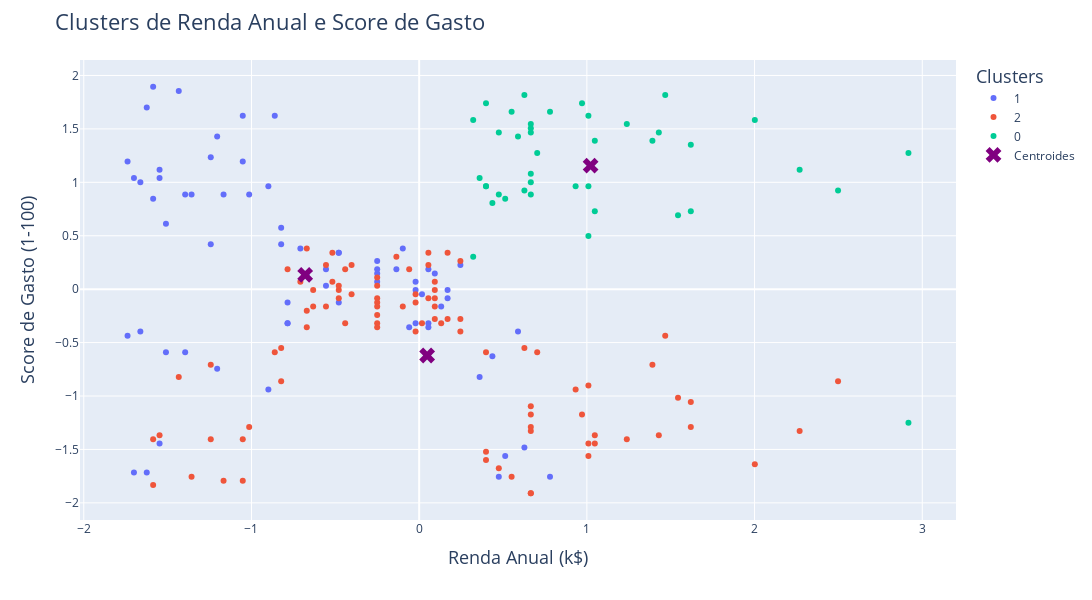

Write notebook code for a chart like this one.
### Markdown cell above
### Primeiro Gráfico: Renda Anual X Score

### Code cell
clusters_df = pd.DataFrame({ # Criar DataFrame para visualização dos clusters
    'Renda Anual': df_padronizado['Annual_Income'], # Pega uma coluna padronizada, no caso, a renda anual
    'Score de Gasto': df_padronizado['Spending_Score'], # Pega outra coluna padronizada, no caso, o score de gasto
    'cluster': labels.astype(str) # Converte os labels para string para estarem presentes na legenda do gráfico
})

fig = px.scatter(clusters_df, x='Renda Anual', y='Score de Gasto', color='cluster') # Cria o gráfico de dispersão com as variáveis escolhidas


fig.add_scatter(x=df_centroides['Renda_Anual'], y=df_centroides['Score_Gasto'], # Adiciona os centroides ao gráfico
                mode='markers', marker=dict(color='purple', symbol='x', size= 14), # Define o estilo dos marcadores dos centroides para melhor visualização
                name='Centroides')

fig.update_layout(xaxis_title={'text':' Renda Anual (k$)', 'font': {'size': 18}}, # Configuração do layout
                  yaxis_title={'text':'Score de Gasto (1-100)', 'font': {'size': 18 }},
                  legend_title={'text':'Clusters', 'font': {'size': 18}},
                  title={'text': 'Clusters de Renda Anual e Score de Gasto', 'font': {'size': 22}},
                  width=1625, height=600)

### Figure 1 — Plotly figure (JSON) as saved in the notebook; plotly's stock layout.template omitted (floating-point values rounded to 4 significant figures)
{"data": [{"hovertemplate": "cluster=1<br>Renda Anual=%{x}<br>Score de Gasto=%{y}<extra></extra>", "legendgroup": "1", "marker": {"color": "#636efa", "symbol": "circle"}, "mode": "markers", "name": "1", "orientation": "v", "showlegend": true, "type": "scatter", "x": [-1.739, -1.739, -1.701, -1.701, -1.663, -1.663, -1.624, -1.624, -1.586, -1.586, -1.548, -1.548, -1.548, -1.51, -1.51, -1.434, -1.395, -1.395, -1.357, -1.243, -1.243, -1.205, -1.205, -1.166, -1.052, -1.052, -1.014, -0.8993, -0.8993, -0.8611, -0.8229, -0.8229, -0.7848, -0.7848, -0.7848, -0.7084, -0.6703, -0.5557, -0.5557, -0.4794, -0.4794, -0.4794, -0.2504, -0.2504, -0.2504, -0.2504, -0.1359, -0.09771, -0.05954, -0.02137, -0.02137, -0.02137, 0.01679, 0.05496, 0.05496, 0.05496, 0.09313, 0.1313, 0.1695, 0.1695, 0.2458, 0.3603, 0.4367, 0.4748, 0.513, 0.5893, 0.6275, 0.7802], "xaxis": "x", "y": [-0.4348, 1.196, -1.716, 1.04, -0.396, 1.002, -1.716, 1.7, 0.8463, 1.894, 1.04, -1.444, 1.118, -0.5901, 0.6134, 1.856, -0.5901, 0.8851, 0.8851, 1.235, 0.4193, -0.7454, 1.429, 0.8851, 1.623, 1.196, 0.8851, -0.9395, 0.9628, 1.623, 0.4193, 0.5746, -0.1242, -0.3183, -0.3183, 0.3805, 0.1475, 0.03106, 0.1863, 0.3416, 0.3416, -0.1242, 0.1475, 0.06988, 0.1863, 0.264, 0.1863, 0.3805, -0.3572, -0.3183, 0.06988, -0.007764, -0.04659, -0.3572, 0.1863, -0.3183, 0.1475, -0.1631, -0.08541, -0.007764, 0.2252, -0.823, -0.6289, -1.755, -1.561, -0.396, -1.483, -1.755], "yaxis": "y"}, {"hovertemplate": "cluster=2<br>Renda Anual=%{x}<br>Score de Gasto=%{y}<extra></extra>", "legendgroup": "2", "marker": {"color": "#EF553B", "symbol": "circle"}, "mode": "markers", "name": "2", "orientation": "v", "showlegend": true, "type": "scatter", "x": [-1.586, -1.586, -1.548, -1.434, -1.357, -1.243, -1.243, -1.166, -1.052, -1.052, -1.014, -0.8611, -0.8229, -0.8229, -0.7848, -0.7084, -0.6703, -0.6703, -0.6703, -0.6321, -0.6321, -0.5557, -0.5557, -0.5176, -0.5176, -0.4794, -0.4794, -0.4794, -0.4412, -0.4412, -0.4031, -0.4031, -0.2504, -0.2504, -0.2504, -0.2504, -0.2504, -0.2504, -0.2504, -0.2504, -0.1359, -0.09771, -0.05954, -0.02137, -0.02137, -0.02137, 0.01679, 0.05496, 0.05496, 0.05496, 0.09313, 0.09313, 0.09313, 0.09313, 0.09313, 0.1313, 0.1695, 0.1695, 0.2458, 0.2458, 0.2458, 0.3985, 0.3985, 0.3985, 0.4748, 0.5512, 0.6275, 0.6657, 0.6657, 0.6657, 0.6657, 0.6657, 0.6657, 0.7038, 0.9329, 0.971, 1.009, 1.009, 1.009, 1.047, 1.047, 1.238, 1.391, 1.429, 1.467, 1.544, 1.62, 1.62, 2.002, 2.269, 2.498], "xaxis": "x", "y": [-1.832, -1.405, -1.367, -0.823, -1.755, -1.405, -0.7066, -1.794, -1.794, -1.405, -1.289, -0.5901, -0.5513, -0.8618, 0.1863, 0.06988, 0.3805, -0.2019, -0.3572, -0.007764, -0.1631, -0.1631, 0.2252, 0.06988, 0.3416, 0.03106, -0.007764, -0.08541, 0.1863, -0.3183, -0.04659, 0.2252, -0.1242, 0.1087, -0.08541, -0.3183, 0.03106, -0.3572, -0.2407, -0.1631, 0.3028, -0.1631, 0.1863, -0.04659, -0.396, -0.1242, -0.3183, -0.08541, 0.3416, 0.2252, -0.007764, -0.1631, -0.2795, -0.08541, 0.06988, -0.3183, -0.2795, 0.3416, -0.2795, 0.264, -0.396, -0.5901, -1.522, -1.599, -1.677, -1.755, -0.5513, -1.095, -1.289, -1.172, -1.328, -1.91, -1.91, -0.5901, -0.9395, -1.172, -0.9007, -1.444, -1.561, -1.444, -1.367, -1.405, -0.7066, -1.367, -0.4348, -1.017, -1.289, -1.056, -1.638, -1.328, -0.8618], "yaxis": "y"}, {"hovertemplate": "cluster=0<br>Renda Anual=%{x}<br>Score de Gasto=%{y}<extra></extra>", "legendgroup": "0", "marker": {"color": "#00cc96", "symbol": "circle"}, "mode": "markers", "name": "0", "orientation": "v", "showlegend": true, "type": "scatter", "x": [0.3221, 0.3221, 0.3603, 0.3985, 0.3985, 0.3985, 0.4367, 0.4748, 0.4748, 0.513, 0.5512, 0.5893, 0.6275, 0.6275, 0.6657, 0.6657, 0.6657, 0.6657, 0.6657, 0.6657, 0.7038, 0.7802, 0.9329, 0.971, 1.009, 1.009, 1.009, 1.047, 1.047, 1.238, 1.391, 1.429, 1.467, 1.544, 1.62, 1.62, 2.002, 2.269, 2.498, 2.918, 2.918], "xaxis": "x", "y": [0.3028, 1.584, 1.04, 1.739, 0.9628, 0.9628, 0.8075, 1.467, 0.8851, 0.8463, 1.662, 1.429, 1.817, 0.924, 1.545, 1.467, 1.002, 1.506, 1.079, 0.8851, 1.273, 1.662, 0.9628, 1.739, 0.4969, 0.9628, 1.623, 1.39, 0.7298, 1.545, 1.39, 1.467, 1.817, 0.691, 1.351, 0.7298, 1.584, 1.118, 0.924, -1.25, 1.273], "yaxis": "y"}, {"marker": {"color": "purple", "size": 14, "symbol": "x"}, "mode": "markers", "name": "Centroides", "type": "scatter", "x": [1.022, -0.6798, 0.04741], "y": [1.156, 0.1338, -0.6208]}], "layout": {"height": 600, "legend": {"title": {"font": {"size": 18}, "text": "Clusters"}, "tracegroupgap": 0}, "margin": {"t": 60}, "title": {"font": {"size": 22}, "text": "Clusters de Renda Anual e Score de Gasto"}, "width": 1625, "xaxis": {"anchor": "y", "domain": [0, 1], "title": {"font": {"size": 18}, "text": " Renda Anual (k$)"}}, "yaxis": {"anchor": "x", "domain": [0, 1], "title": {"font": {"size": 18}, "text": "Score de Gasto (1-100)"}}}}
